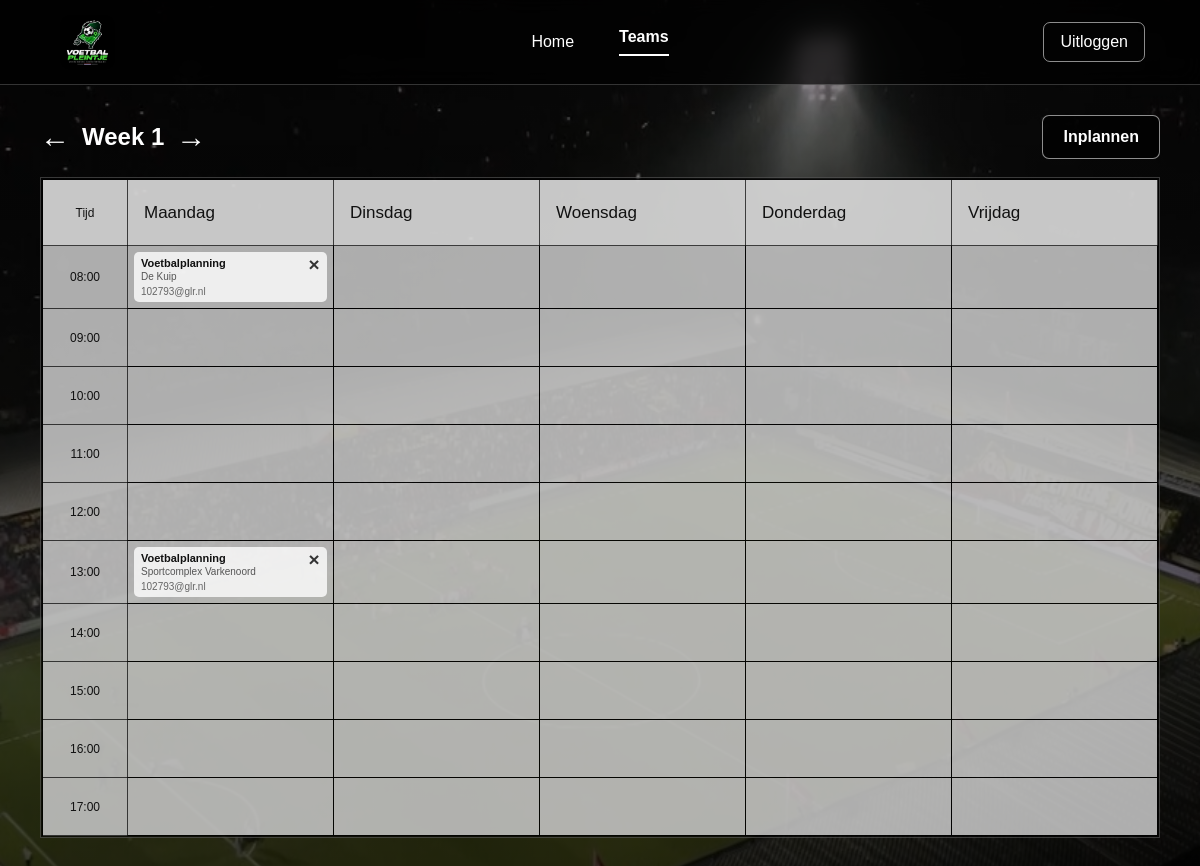
Screenshot of /rooster.php (signed in) with the database file from the repository.
### tables this page shows
CREATE TABLE schedule (
    id INTEGER PRIMARY KEY AUTOINCREMENT,
    week INTEGER NOT NULL,
    day TEXT NOT NULL,
    start_time TEXT NOT NULL,
    title TEXT NOT NULL,
    location TEXT NOT NULL DEFAULT "",
    created_at TEXT NOT NULL DEFAULT CURRENT_TIMESTAMP
, user_id INTEGER REFERENCES users(id));

CREATE TABLE users (
    id INTEGER PRIMARY KEY AUTOINCREMENT,
    email TEXT NOT NULL UNIQUE,
    password_hash TEXT NOT NULL,
    created_at TEXT NOT NULL DEFAULT CURRENT_TIMESTAMP
);

### rooster.php (the view, shortened to what this page needs)
<?php
require __DIR__ . '/db.php';
$user = requireLogin();
$days = [
    'maandag' => 'Maandag', 'dinsdag' => 'Dinsdag', 'woensdag' => 'Woensdag',
    'donderdag' => 'Donderdag', 'vrijdag' => 'Vrijdag',
];
$times = ['08:00', '09:00', '10:00', '11:00', '12:00', '13:00', '14:00', '15:00', '16:00', '17:00'];
$week = max(1, (int) ($_GET['week'] ?? $_POST['week'] ?? 1));
$statement = $database->prepare('SELECT schedule.*, users.email AS owner_email FROM schedule LEFT JOIN users ON users.id = schedule.user_id WHERE schedule.week = :week AND schedule.user_id = :user_id ORDER BY start_time, id');
$statement->execute([':week' => $week, ':user_id' => $user['id']]);
$appointments = [];
foreach ($statement as $appointment) {
    $appointments[$appointment['day']][$appointment['start_time']][] = $appointment;
}
?>
<!DOCTYPE html>
<html lang="nl">
<head>
    <link rel="stylesheet" href="style.css">
</head>
<body class="schedule-page">
    <header class="header">
        <a href="index.php" class="logo"><img src="Logo.png" alt="Logo"></a>
        <nav>
            <div class="center-nav"><a href="home.php">Home</a><a href="rooster.php" class="active">Teams</a></div>
            <a href="logout.php" class="login-link">Uitloggen</a>
        </nav>
    </header>
    <main class="main schedule-main">
        <section class="schedule-shell">
            <div class="schedule-toolbar">
                <div class="week-switcher">
                    <a href="rooster.php?week=<?= $week - 1 ?>" aria-label="Vorige week">&#8592;</a>
                    <strong>Week <?= $week ?></strong>
                    <a href="rooster.php?week=<?= $week + 1 ?>" aria-label="Volgende week">&#8594;</a>
                </div>
                <a class="plan-button" href="home.php">Inplannen</a>
            </div>
            <div class="schedule-scroll">
                <table class="schedule-table">
                    <thead><tr><th class="time-column">Tijd</th>
                        <?php foreach ($days as $day): ?><th><?= htmlspecialchars($day, ENT_QUOTES, 'UTF-8') ?></th><?php endforeach; ?>
                    </tr></thead>
                    <tbody>
                    <?php foreach ($times as $time): ?><tr>
                        <th class="time-column"><?= $time ?></th>
                        <?php foreach ($days as $dayKey => $dayName): ?><td>
                            <?php foreach ($appointments[$dayKey][$time] ?? [] as $appointment): ?><article class="appointment">
                                <strong><?= htmlspecialchars($appointment['title'], ENT_QUOTES, 'UTF-8') ?></strong>
                                <?php if ($appointment['location'] !== ''): ?><span><?= htmlspecialchars($appointment['location'], ENT_QUOTES, 'UTF-8') ?></span><?php endif; ?>
                                <small class="appointment-owner"><?= htmlspecialchars($appointment['owner_email'] ?? 'Onbekende gebruiker', ENT_QUOTES, 'UTF-8') ?></small>
                                <form method="post" class="delete-form">
                                    <button type="submit" class="delete-button" aria-label="Verwijder afspraak">&times;</button>
                                </form>
                            </article><?php endforeach; ?>
                        </td><?php endforeach; ?>
                    </tr><?php endforeach; ?>
                    </tbody>
                </table>
            </div>
        </section>
    </main>
</body>
</html>

### style.css (style rules this page uses)
* { margin: 0; padding: 0; box-sizing: border-box; }
body { min-height: 100vh; font-family: Arial, Helvetica, sans-serif; color: white; background: linear-gradient(rgba(0,0,0,.45),rgba(0,0,0,.75)),url("2Schermopname-78.png") center/cover fixed no-repeat; }
.header { height: 85px; width: 100%; padding: 0 55px; position: relative; display: flex; align-items: center; justify-content: space-between; background: rgba(0,0,0,.65); border-bottom: 1px solid rgba(255,255,255,.2); backdrop-filter: blur(10px); }
.logo { width: 65px; height: 65px; display: flex; align-items: center; justify-content: center; }
.logo img { width: 55px; height: 55px; object-fit: contain; border-radius: 10px; }
nav { position: absolute; inset: 0; display: flex; align-items: center; justify-content: center; }
.center-nav { display: flex; align-items: center; gap: 45px; }
nav a, .week-switcher a { color: white; text-decoration: none; }
nav a { font-size: 16px; transition: .3s; }
nav a.active { font-weight: bold; border-bottom: 2px solid white; padding-bottom: 8px; }
.login-link { position: absolute; right: 55px; padding: 10px 16px; border: 1px solid rgba(255,255,255,.55); border-radius: 7px; }
.main { min-height: calc(100vh - 85px); display: flex; justify-content: center; align-items: center; padding: 40px 20px; }
button { width: 100%; height: 52px; border: 0; border-radius: 7px; background: white; color: black; font-size: 16px; font-weight: bold; cursor: pointer; transition: .3s; }
.schedule-main { align-items: flex-start; padding: 24px 16px 42px; }
.schedule-shell { width: min(1500px,96vw); }
.schedule-toolbar { display: flex; justify-content: space-between; align-items: center; margin: 0 0 18px; }
.week-switcher { display: flex; align-items: center; gap: 12px; font-size: 24px; }
.week-switcher a { font-size: 30px; line-height: 1; }
.plan-button { width: auto; height: 44px; padding: 0 20px; display: inline-flex; align-items: center; justify-content: center; border: 1px solid rgba(255,255,255,.55); border-radius: 7px; background: rgba(0,0,0,.58); color: white; text-decoration: none; font-weight: bold; }
.schedule-scroll { overflow-x: auto; background: rgba(0,0,0,.66); padding: 1px; }
.schedule-table { width: 100%; min-width: 900px; border-collapse: collapse; table-layout: fixed; color: #111; }
.schedule-table th, .schedule-table td { border: 1px solid rgba(0,0,0,.7); }
.schedule-table thead th { height: 118px; padding: 22px 34px; background: #d2d2d2; text-align: left; font-size: 24px; font-weight: 400; }
.schedule-table tbody tr { height: 82px; }
.schedule-table td { position: relative; padding: 6px; vertical-align: top; background: rgba(210,210,210,.92); }
.time-column { width: 136px; background: #d2d2d2; text-align: center !important; font-size: 14px !important; font-weight: 400 !important; }
.appointment { min-height: 58px; position: relative; padding: 7px 27px 7px 9px; border-radius: 5px; background: rgba(255,255,255,.8); font-size: 13px; }
.appointment strong, .appointment span { display: block; overflow-wrap: anywhere; }
.appointment span { margin-top: 4px; color: #555; font-size: 12px; }
.appointment-owner { display: block; margin-top: 4px; color: #666; font-size: 10px; overflow-wrap: anywhere; }
.delete-form { position: absolute; top: 2px; right: 2px; }
.delete-button, .close-button { width: 22px; height: 22px; padding: 0; border-radius: 50%; background: transparent; color: #333; font-size: 19px; line-height: 18px; }
.schedule-page .schedule-main { padding-top: 30px; }
.schedule-page .schedule-shell { width: min(1120px, 94vw); }
.schedule-page .schedule-table { min-width: 760px; }
.schedule-page .schedule-table thead th { height: 66px; padding: 12px 16px; background: rgba(255,255,255,.78); color: #111; font-size: 17px; }
.schedule-page .schedule-table tbody tr { height: 58px; }
.schedule-page .schedule-table td, .schedule-page .time-column { background: rgba(255,255,255,.68); }
.schedule-page .time-column { width: 85px; font-size: 12px !important; }
.schedule-page .appointment { min-height: 42px; padding: 5px 22px 5px 7px; font-size: 11px; }
.schedule-page .appointment span { margin-top: 2px; font-size: 10px; }
.schedule-page .schedule-scroll { background: rgba(0,0,0,.58); border: 1px solid rgba(255,255,255,.22); }

### rows the page displays
schedule: title "Voetbalplanning", location "De Kuip", user.email "102793@glr.nl"
schedule: title "Voetbalplanning", location "Sportcomplex Varkenoord", user.email "102793@glr.nl"

### other values shown
$week "1"
$day "Maandag"
$day "Dinsdag"
$day "Woensdag"
$day "Donderdag"
$day "Vrijdag"
$time "08:00"
$time "09:00"
$time "10:00"
$time "11:00"
$time "12:00"
$time "13:00"
$time "14:00"
$time "15:00"
$time "16:00"
